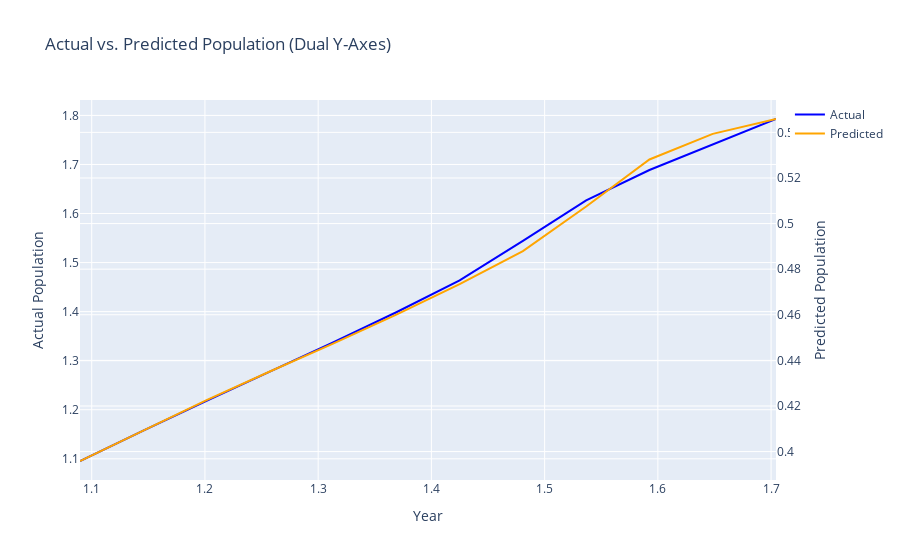

Here is the notebook cell this chart was saved with:
### Code cell
import plotly.graph_objects as go

fig = go.Figure()

fig.add_trace(go.Scatter(x=df_country_t['Year'][-len(y_test):], y=y_test,
                    mode='lines', name='Actual', line=dict(color='blue')))

fig.add_trace(go.Scatter(x=df_country_t['Year'][-len(y_test):], y=y_pred.flatten(),
                    mode='lines', name='Predicted', line=dict(color='orange'),
                    yaxis='y2'))  

fig.update_layout(
    title='Japan Actual vs. Predicted Population Growth (Dual Y-Axes)',
    xaxis_title='Year',
    yaxis_title='Actual Population',
    yaxis2=dict(title='Predicted Population', overlaying='y', side='right')  
)

fig.show()

### Figure 1 — Plotly figure (JSON) as saved in the notebook; plotly's stock layout.template omitted (floating-point values rounded to 4 significant figures)
{"data": [{"line": {"color": "blue"}, "mode": "lines", "name": "Actual", "type": "scatter", "x": [1.09, 1.146, 1.201, 1.257, 1.313, 1.369, 1.425, 1.481, 1.537, 1.593, 1.648, 1.704], "y": [1.096, 1.158, 1.218, 1.277, 1.337, 1.399, 1.464, 1.544, 1.627, 1.689, 1.741, 1.793]}, {"line": {"color": "orange"}, "mode": "lines", "name": "Predicted", "type": "scatter", "x": [1.09, 1.146, 1.201, 1.257, 1.313, 1.369, 1.425, 1.481, 1.537, 1.593, 1.648, 1.704], "y": [0.3959, 0.4093, 0.4225, 0.4351, 0.4473, 0.46, 0.4735, 0.488, 0.5075, 0.5281, 0.5393, 0.5459], "yaxis": "y2"}], "layout": {"title": {"text": "Actual vs. Predicted Population (Dual Y-Axes)"}, "xaxis": {"title": {"text": "Year"}}, "yaxis": {"title": {"text": "Actual Population"}}, "yaxis2": {"overlaying": "y", "side": "right", "title": {"text": "Predicted Population"}}}}
